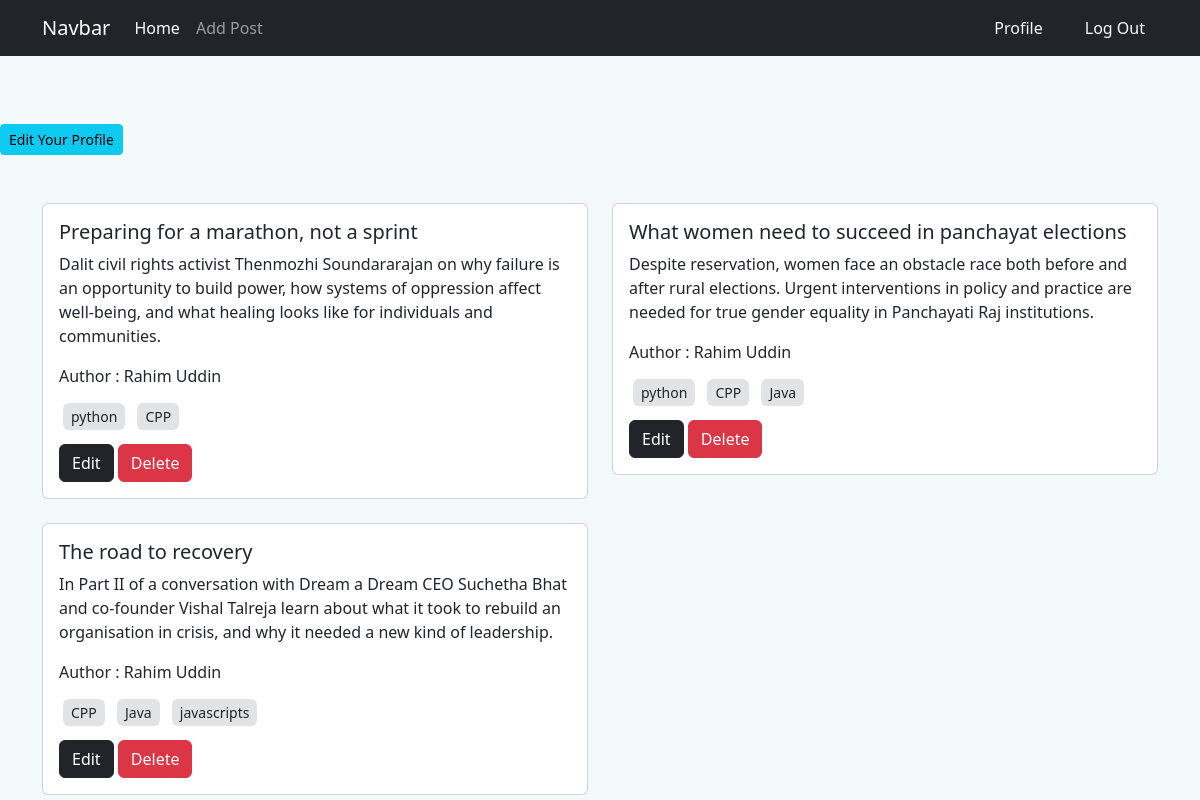
Screenshot of /author/profile/ (signed in) with the database file from the repository.
### posts/models.py (models this page shows, shortened)
class Post(models.Model) :
    title = models.CharField(max_length=100)
    content = models.TextField()
    category = models.ManyToManyField(Category)
    author = models.ForeignKey(User, on_delete=models.CASCADE)
    image = models.ImageField(upload_to='posts/media/uploads/', blank=True, null=True)

### category/models.py (models this page shows, shortened)
class Category(models.Model) :
    name = models.CharField(max_length=100)
    slug = models.SlugField(max_length=100, unique=True, null=True, blank=True)

### author/views.py (the view)
# urls.py: path('profile/', profile, name='profile'),
@login_required(login_url="/author/login/")
def profile(req) :
    data = Post.objects.filter(author = req.user)
    return render(req, 'author/profile.html', {'data' : data })

### author/templates/author/profile.html
{% extends "base.html" %}
{% block content %}
{% load crispy_forms_tags %}
<a class="btn btn-info btn-sm mt-4" href="{% url "edit_profile" %}">Edit Your Profile</a>
<div class="container mt-5">
    <div class="row row-gap-4">
        {% for post in data %}
        <div class="col-sm-6 mb-3 mb-sm-0">
            <div class="card">
              <div class="card-body">
                <h5 class="card-title">{{post.title}}</h5>
                <p class="card-text">{{post.content}}</p>
                <p>Author : {{post.author.first_name}} {{post.author.last_name}}</p>
                <div class="my-3">
                    {% for category in post.category.all %}
                    <small class="bg-secondary-subtle m-1 rounded px-2 py-1">{{category.name}}</small>
                    {% endfor %}
                </div>
                <a href="{% url "edit_post" post.id %}" class="btn btn-dark">Edit</a>
                <a href="{% url "delete_post" post.id %}" class="btn btn-danger">Delete</a>
              </div>
            </div>
          </div>
          {% endfor %}
      </div>
</div>
{% endblock content %}

### rows the page displays
Post: title "Preparing for a marathon, not a sprint", content "Dalit civil rights activist Thenmozhi Soundararajan on why failure is an opportunity to build power, how systems of oppression affect well-being, and what healing looks like for individuals and communities.", author.first_name "Rahim", author.last_name "Uddin"
Category: name "python"
Category: name "CPP"
Post: title "What women need to succeed in panchayat elections", content "Despite reservation, women face an obstacle race both before and after rural elections. Urgent interventions in policy and practice are needed for true gender equality in Panchayati Raj institutions.", author.first_name "Rahim", author.last_name "Uddin"
Category: name "Java"
Post: title "The road to recovery", content "In Part II of a conversation with Dream a Dream CEO Suchetha Bhat and co-founder Vishal Talreja learn about what it took to rebuild an organisation in crisis, and why it needed a new kind of leadership.", author.first_name "Rahim", author.last_name "Uddin"
Category: name "javascripts"
